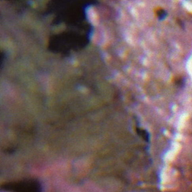
#> input picture visual_check/HR/0001.png, 192 x 192 px, given as the content of the folder :/PROJECTS/modified-edsr/DIV2K/DIV2K_train_HR/DIV2K_train_HR, which was not available
$ python dataset_modi.py
#> lines starting #> are read from the running program, lines starting #| are printed output that depends on the picture; pictures that were not available may be replaced by others from this repository, and a replacement may not be noted
import os
import cv2
import random
import numpy as np
from tqdm import tqdm

# =========================
# CONFIG
# =========================
HR_DIR = r"C:\PROJECTS\modified-edsr\DIV2K\DIV2K_train_HR\DIV2K_train_HR"
OUT_DIR = r"C:\PROJECTS\modified-edsr\DIV2K_DUAL_LR"

SCALE = 4
CROP_SIZE = 192

# Gaussian blur parameters for LR2
BLUR_KERNEL = (5, 5)
BLUR_SIGMA = 1.2

# =========================
# OUTPUT DIRS
# =========================
HR_OUT  = os.path.join(OUT_DIR, "HR")
LR1_OUT = os.path.join(OUT_DIR, "LR1")
LR2_OUT = os.path.join(OUT_DIR, "LR2")

os.makedirs(HR_OUT, exist_ok=True)
os.makedirs(LR1_OUT, exist_ok=True)
os.makedirs(LR2_OUT, exist_ok=True)

# =========================
# HELPERS
# =========================
def bicubic_downsample(img, scale):
    h, w, _ = img.shape
    return cv2.resize(
        img,
        (w // scale, h // scale),
        interpolation=cv2.INTER_CUBIC
    )

def gaussian_blur(img, kernel, sigma):
    return cv2.GaussianBlur(img, kernel, sigma)

# =========================
# DATASET CREATION
# =========================
images = sorted(os.listdir(HR_DIR))

print(f"Creating dual-LR dataset from {len(images)} HR images...")

for img_name in tqdm(images):
    hr_path = os.path.join(HR_DIR, img_name)

    hr = cv2.imread(hr_path)
#> hr is the input picture: shape (192, 192, 3); mean B, G, R 93.1, 93, 112.8
    hr = cv2.cvtColor(hr, cv2.COLOR_BGR2RGB)

    H, W, _ = hr.shape
#> H = 192; W = 192

    # Random aligned crop
    x = random.randint(0, W - CROP_SIZE)
#> x = 0
    y = random.randint(0, H - CROP_SIZE)
#> y = 0

    hr_crop = hr[y:y + CROP_SIZE, x:x + CROP_SIZE]

    # -------------------------
    # LR1: Bicubic downsampling
    # -------------------------
    lr1 = bicubic_downsample(hr_crop, SCALE)
#> in bicubic_downsample, `return cv2.resize( img, (w // scale, h // scale), interpolation=cv2.IN..`:
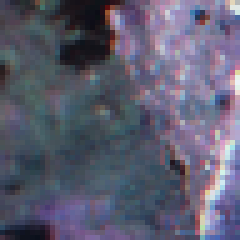
#> returned value: shape (48, 48, 3) (shown 5 times larger); mean of channels 0, 1, 2 112.7, 92.9, 93.1; drawn as B, G, R

    # -------------------------
    # LR2: Blur + bicubic downsampling
    # -------------------------
    blurred = gaussian_blur(hr_crop, BLUR_KERNEL, BLUR_SIGMA)
#> in gaussian_blur, `return cv2.GaussianBlur(img, kernel, sigma)`:
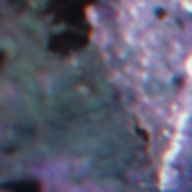
#> returned value: shape (192, 192, 3); mean of channels 0, 1, 2 112.8, 93, 93.1; drawn as B, G, R
    lr2 = bicubic_downsample(blurred, SCALE)

    # -------------------------
    # Save (OpenCV expects BGR)
    # -------------------------
    cv2.imwrite(
        os.path.join(HR_OUT, img_name),
        cv2.cvtColor(hr_crop, cv2.COLOR_RGB2BGR)
    )

    cv2.imwrite(
        os.path.join(LR1_OUT, img_name),
        cv2.cvtColor(lr1, cv2.COLOR_RGB2BGR)
    )
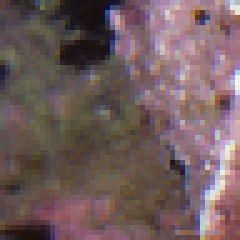
#> saved as 0001.png: shape (48, 48, 3) (shown 5 times larger); mean B, G, R 93.1, 92.9, 112.7

    cv2.imwrite(
        os.path.join(LR2_OUT, img_name),
        cv2.cvtColor(lr2, cv2.COLOR_RGB2BGR)
    )

print("✅ Dual-LR dataset creation complete.")

$ run again, on visual_check/HR/0005.png
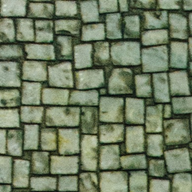
#> input picture visual_check/HR/0005.png, 192 x 192 px, given as the content of the folder :/PROJECTS/modified-edsr/DIV2K/DIV2K_train_HR/DIV2K_train_HR, which was not available
#> hr is the input picture: shape (192, 192, 3); mean B, G, R 99.4, 125.8, 113.5
#> in gaussian_blur, `return cv2.GaussianBlur(img, kernel, sigma)`:
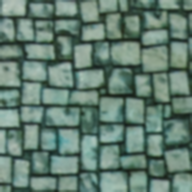
#> returned value: shape (192, 192, 3); mean of channels 0, 1, 2 113.5, 125.9, 99.5; drawn as B, G, R
#> `cv2.imwrite( os.path.join(LR2_OUT, img_name), cv2.cvtColor(lr2, cv2.CO..`:
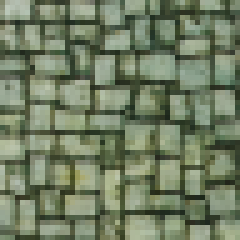
#> saved as 0005.png: shape (48, 48, 3) (shown 5 times larger); mean B, G, R 99.5, 125.9, 113.5
